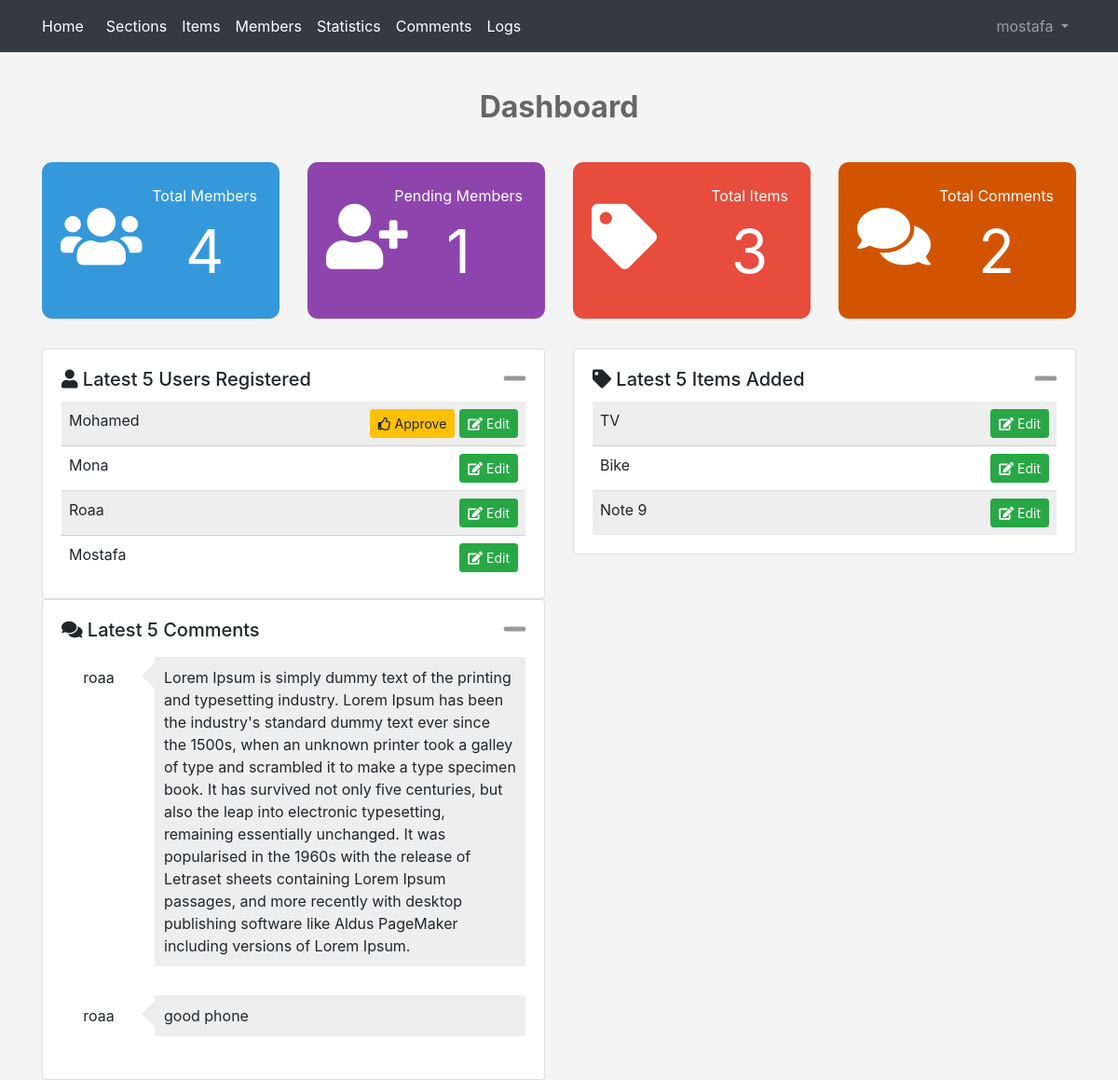
Page /admin/dashboard.php (signed in) on the committed database.
### tables this page shows
CREATE TABLE `users` (
  `UserID` int(11) NOT NULL,
  `Username` varchar(255) NOT NULL,
  `Password` varchar(255) NOT NULL,
  `Email` varchar(255) NOT NULL,
  `FullName` varchar(255) NOT NULL,
  `GroupID` int(11) NOT NULL DEFAULT 0,
  `TrustStatus` int(11) NOT NULL DEFAULT 0,
  `RegStatus` int(11) NOT NULL DEFAULT 0,
  `Date` date NOT NULL
);

CREATE TABLE `items` (
  `Item_ID` int(11) NOT NULL,
  `Name` varchar(255) NOT NULL,
  `Description` text NOT NULL,
  `Price` varchar(255) NOT NULL,
  `Add_Date` date NOT NULL,
  `Country` varchar(255) NOT NULL,
  `Image` varchar(255) DEFAULT NULL,
  `Status` varchar(255) NOT NULL,
  `Rating` tinyint(4) NOT NULL DEFAULT 0,
  `Approve` tinyint(4) NOT NULL DEFAULT 0,
  `Cat_ID` int(11) DEFAULT NULL,
  `Member_ID` int(11) DEFAULT NULL
);

CREATE TABLE `comments` (
  `C_ID` int(11) NOT NULL,
  `Comment` text NOT NULL,
  `Status` tinyint(4) NOT NULL,
  `C_Date` date NOT NULL,
  `Item_ID` int(11) NOT NULL,
  `User_ID` int(11) NOT NULL
);

### admin/includes/functions/functions.php (called while the page is built, shortened)
<?php
function checkItems($select, $from, $value)
{
    global $con;
    $statement = $con->prepare("SELECT $select FROM $from WHERE $select = ?");
    $statement->execute(array(
        $value
    ));
    $count = $statement->rowCount();
    return $count;
}
function countItems($items, $table)
{
    global $con;
    $itemCount = $con->prepare("SELECT COUNT($items) FROM $table");
    $itemCount->execute();
    return $itemCount->fetchColumn();
}
function getLatest($select, $from, $order, $limit = 5)
{
    global $con;
    $getStmt = $con->prepare("SELECT $select FROM $from ORDER BY $order DESC LIMIT $limit");
    $getStmt->execute();
    $rows = $getStmt->fetchAll();
    return $rows;
}

### admin/dashboard.php (the view, shortened to what this page needs)
<?php
if (isset($_SESSION['username'])) {
    include "init.php";
    $numUsers = 5;
    $latestUsers = getLatest("*", "users", "UserID", $numUsers);
    $numItems = 5;
    $latestItems = getLatest("*", "items", "Item_ID", $numItems);
    ?>
<div class="home-stats text-center">
    <div class="container ">
        <h1 class="">Dashboard</h1>
        <div class="row">
            <div class="col-md-3">
                <div class="stat st-members">
                	<i class="fa fa-users"></i>
                    <div class="info">
                    Total Members
                    <span><a href="members.php"><?php echo countItems("UserID", "users") ?></a></span>
                    </div>
                    <div class='clearfix'></div>
                </div>
            </div>
            <div class="col-md-3">
                <div class="stat st-pending">
                	<i class="fa fa-user-plus"></i>
                   <div class="info">
                    Pending Members
                    <span><a href="members.php?do=manage&page=pending"><?php echo checkItems("RegStatus", "users", 0) ?></a></span>
                    </div>
                    <div class='clearfix'></div>
                </div>
            </div>
            <div class="col-md-3">
                <div class="stat st-items">
                <i class="fa fa-tag"></i>
                    <div class="info">
                    Total Items
                    <span><a href="items.php"><?php echo countItems("Item_ID", "items") ?></a></span>
                    </div>
                    <div class='clearfix'></div>
                </div>
            </div>
            <div class="col-md-3">
                <div class="stat st-comments">
                	<i class="fa fa-comments"></i>
                    <div class="info">
                    Total Comments
                    <span><?php echo countItems("C_ID", "comments") ?></span>
                    </div>
                    <div class='clearfix'></div>
                </div>
            </div>
        </div>
    </div>
</div>
<div class="latest">
    <div class="container">
        <div class="row">
            <div class="col-sm-6">
                <div class="card">
                    <div class="card-body">
                        <h5 class="card-title text-capitalize"><i class="fa fa-user"></i> Latest <?php echo $numUsers ?> users registered
                        <span class="float-right toggle-info"><i class="fa fa-minus fa-lg"></i> </span>
                        </h5>
                        <ul class="list-group list-group-flush latest-users">
                            <?php
                              foreach ($latestUsers as $user) {
                                  echo "<li class='list-group-item text-capitalize'>";
                                     echo $user["Username"] ;
                                     echo "<a href='members.php?do=edit&userid="
                                   . $user['UserID']."'>  ";
                                       echo "<span class='btn btn-success btn-sm float-right'>";
                                           echo "<i class='fa fa-edit'></i>  Edit";
                                           if ($user['RegStatus'] == 0) {
                                               echo "<a href='members.php?do=approve&userid=" . $user['UserID'] . "' class='float-right btn btn-warning approve btn-sm'><i class='far fa-thumbs-up'></i> Approve</a>";
                                           }
                                        echo "</span>";
                                      echo "</a>";
                                   echo "</li>";
                              }
                              ?>
                        </ul>
                    </div>
                </div>
            </div>
            <div class="col-sm-6">
                <div class="card ">
                    <div class="card-body">
                        <h5 class="card-title"><i class="fa fa-tag"></i> Latest <?php echo $numUsers ?> Items Added <span class="float-right toggle-info"><i class="fa fa-minus fa-lg"></i> </span></h5>
                            <ul class="list-group list-group-flush latest-users">
                            <?php
                              foreach ($latestItems as $item) {
                                  echo "<li class='list-group-item text-capitalize'>";
                                        echo $item["Name"] ;
                                         echo "<a href='items.php?do=edit&itemid="
                                            . $item["Item_ID"]."'>  ";
                                       echo "<span class='btn btn-success btn-sm float-right'>";
                                           echo "<i class='fa fa-edit'></i>  Edit";
                                        echo "</span>";
                                      echo "</a>";
                                   echo "</li>";
                              }
                              ?>
                        </ul>
                    </div>
                </div>
            </div>
        </div>
        <div class="row">
        <div class="col-sm-6">
                <div class="card ">
                    <div class="card-body">
                        <h5 class="card-title"><i class="fa fa-comments"></i> Latest <?php echo $numUsers ?> Comments <span class="float-right toggle-info"><i class="fa fa-minus fa-lg"></i> </span></h5>
                            <ul class="list-group list-group-flush latest-users">
                    <?php
                      $stmt = $con->prepare("SELECT
                                                        comments.*, users.Username AS Username
                                                FROM
                                                        comments
                                                INNER JOIN
                                                        users
                                                ON
                                                        users.UserID = comments.User_ID");
                        $stmt->execute();
                        $comments = $stmt->fetchAll();
                        if (!empty($comments)){
                            foreach($comments as $comment){
                                echo '<div class="comment-box">';
                                    echo '<span class="user-name float-left text-center">' .$comment["Username"] . '</span>';
                                    echo '<p class="user-com">' .$comment["Comment"] . '</p>';
                                echo '</div>';
                            }
                        } else {
                            echo "There is no comments";
                        }
                    ?>
                        </ul>
                    </div>
                </div>
            </div>
        </div>
    </div>
</div>
<?php
    include $tpl . "footer.php";
} else {
    header("location: index.php");
    exit();
}
?>

### admin/layout/css/admin.css (style rules this page uses)
body { background-color: #f4f4f4; font-size: 16px; }
.home-stats .stat { padding: 1.5rem; color: #fff; border-radius: .7rem; }
.home-stats .stat i { font-size: 70px; position: absolute; top: 45px; left: 35px; }
.home-stats .stat .info { float: right; }
.home-stats .stat a { color: #fff; }
.home-stats .st-members { background-color: #3498db; }
.home-stats .st-pending { background-color: #8e44ad; }
.home-stats .st-items { background-color: #e74c3c; }
.home-stats .st-comments { background-color: #d35400; }
.home-stats .stat span { display: block; font-size: 4rem; }
.latest { margin-top: 2rem; }
.latest .toggle-info { color: #999; cursor: pointer; }
.latest-users { margin-bottom: 0; }
.latest-users li { padding: 8px; overflow: hidden; }
.latest-users li:nth-child(odd) { background-color: #eee; }
.latest .comment-box { margin: 5px 0 10px; }
.latest .comment-box .user-name, .latest .comment-box .user-com { display: inline-block; }
.latest .comment-box .user-name { width: 80px; margin-right: 20px; position: relative; top: 10px; }
.latest .comment-box .user-com { width: calc(100% - 100px); background-color: #eee; padding: 10px; position: relative; }
.latest .comment-box .user-com::before { position: absolute; content: ""; display: block; width: 0; height: 0; left: -29px; top: 5px; border-style: solid; border-color: transparent #eee transparent transparent; border-width: 15px; }
h1 { font-size: 2rem; margin: 40px 0; font-weight: bold; color: #666; }
.approve { margin: 0 5px; }

### rows in the picture
users: Username "Mohamed"
users: Username "Mona"
users: Username "Roaa"
users: Username "Mostafa"
items: Name "TV"
items: Name "Bike"
items: Name "Note 9"
comments: User_ID.Username "roaa", Comment "Lorem Ipsum is simply dummy text of the printing and typesetting industry. Lorem Ipsum has been the industry's standard dummy text ever since the 1500s, when an unknown printer took a galley of type and scrambled it to make a type specimen book. It has survived not only five centuries, but also the leap into electronic typesetting, remaining essentially unchanged. It was popularised in the 1960s with the release of Letraset sheets containing Lorem Ipsum passages, and more recently with desktop publishing software like Aldus PageMaker including versions of Lorem Ipsum."
comments: User_ID.Username "roaa", Comment "good phone"

### other values in the picture
lang("PAGE_BRAND") "Home"
lang("CATEGORIES") "Sections"
lang("ITEMS") "Items"
lang("MEMBERS") "Members"
lang("STATISTICS") "Statistics"
lang("COMMENTS") "Comments"
lang("LOGS") "Logs"
$_SESSION['username'] "mostafa"
countItems("UserID", "users") "4"
checkItems("RegStatus", "users", 0) "1"
countItems("Item_ID", "items") "3"
countItems("C_ID", "comments") "2"
$numUsers "5"
